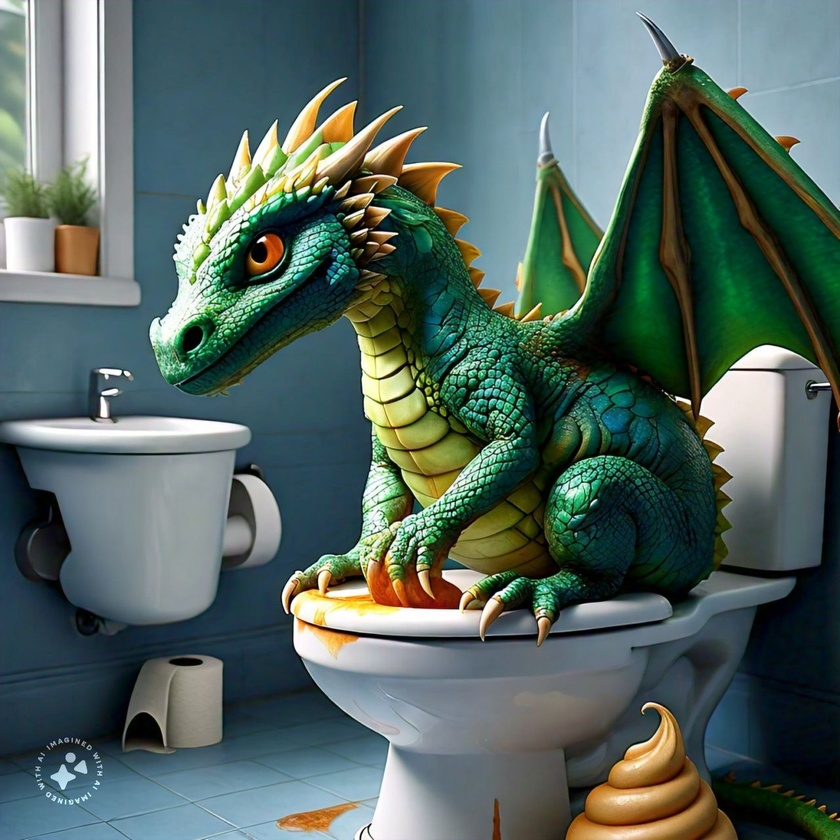
#> input picture Digit Recognizer/Math for ML/jpeg for SVD.jpeg, 840 x 840 px, shrunk from 1280 x 1280 before the run
$ jupyter execute SVD.ipynb
#> lines starting #> are read from the running program, lines starting #| are printed output that depends on the picture
## 📌 `sklearn.decomposition` and SVD

The `sklearn.decomposition` module provides dimensionality reduction tools such as **PCA** and **TruncatedSVD**, both based on **Singular Value Decomposition (SVD)** ✨.

- 📊 **PCA** uses SVD to extract principal components after mean-centering the data.
- 🧠 **TruncatedSVD** applies SVD without mean-centering, making it suitable for **sparse data** and **text analysis** (e.g., **Latent Semantic Analysis**).

# 🔍 SVD
## Singular Value Decomposition

SVD is a powerful matrix factorization technique that decomposes a matrix $A$ into three components:

### ⚙️ Decomposition
1. $A$ is factorized as $A = U \Sigma V^T$
2. $U$ and $V$ are **orthogonal matrices**:
   - $U^T U = I$
   - $V^T V = I$
3. $\Sigma$ is a **diagonal matrix** with non-negative **singular values** $\sigma_i$, sorted in descending order.

### 📌 Applications
SVD is widely used in:
- 📉 Dimensionality reduction
- 🔇 Noise filtering
- 🖼️ Image compression
- 📦 Data compression

---

### 🧮 SVD Formula
$$
A = U \cdot \Sigma \cdot V^T
$$

Where:
- $A$ is an $m \times n$ matrix
- $\Sigma$ is an $m \times n$ diagonal matrix with singular values $\sigma_i$
- $U$ is an $m \times m$ orthogonal matrix of **left singular vectors** ($\mathbf{u}_i$)
- $V^T$ is an $n \times n$ orthogonal matrix of **right singular vectors** ($\mathbf{v}_i^T$)


>### 📌 Explicit Matrix Representation
>$$\begin{bmatrix}a_{11} & a_{12} & \dots & a_{1n} \\a_{21} & a_{22} & \dots & a_{2n} \\\vdots & \vdots & \ddots & \vdots \\a_{m1} & a_{m2} & \dots & a_{mn}\end{bmatrix}=\begin{bmatrix}\mathbf{u_1} \\\mathbf{u_2} \\\vdots \\\mathbf{u_m}\end{bmatrix}\cdot\begin{bmatrix}\sigma_1 & 0 & \dots & 0 \\0 & \sigma_2 & \dots & 0 \\\vdots & \vdots & \ddots & \vdots \\0 & 0 & \dots & \sigma_r \\0 & 0 & \dots & 0 \\\vdots & \vdots & \ddots & \vdots \\0 & 0 & \dots & 0\end{bmatrix}\cdot\begin{bmatrix}\mathbf{v_1^T} & \mathbf{v_2^T} & \dots & \mathbf{v_n^T}\end{bmatrix}$$

### 🔹 SVD Properties
- The **rank** of $A$ equals the number of non-zero singular values in $\Sigma$.
- The **first few singular values** capture most of the variance in the data.
- **Low-rank approximation**: Truncating $\Sigma$ enables an efficient approximation of $A$ while reducing data size.

---

### 🔹 Applications
✔ **Dimensionality Reduction** – Used in **PCA** to extract key features.
✔ **Noise Reduction** – Filters out low-energy (less significant) components.
✔ **Recommender Systems** – Supports latent factor models for personalized suggestions.
✔ **Image Compression** – Retains essential visual structure while reducing file size.
✔ **Latent Semantic Analysis (LSA)** – In NLP, identifies patterns between documents and the terms they contain.

[cell 1]
import numpy as np
import matplotlib.pyplot as plt
from sklearn.linear_model import LinearRegression
from PIL import Image
from scipy.interpolate import interp1d

### 🧪 Simple Example: SVD on a Matrix using NumPy

Here's a minimal example showing how to perform **Singular Value Decomposition** using `numpy.linalg.svd`:

[cell 2]
A = np.array([[0, 0.25, 0],
                   [-2, 0, 0]])

u, s, vt = np.linalg.svd(A)

[cell 3]
# convert Σ (s) to a matrix with the correct shape.
sigma = np.zeros_like(A, dtype=float)
np.fill_diagonal(sigma, s)


print("U".ljust(20) + "Σ".ljust(20) + "Vᵀ")
for row_u, row_s, row_v in zip(u.tolist(), sigma.tolist(), vt.T.tolist()):
    line = (str(row_u).ljust(20) +
            str(row_s).ljust(20) +
            str(row_v))
    print(line)

> ### ⚠️ Important:
>
> - `np.linalg.svd()` returns **Σ** (singular values) as a **1D vector**, not a diagonal matrix.
> - To reconstruct the original matrix, you need to convert Σ into a diagonal matrix of appropriate shape.
```python
# convert Σ (s) to a matrix with the correct shape.
sigma = np.zeros_like(A, dtype=float)
np.fill_diagonal(sigma, s)
```

#### 🔄 Reconstructing the Matrix from SVD:

[cell 4]
reconstructed_matrix  = u @ sigma @ vt
reconstructed_matrix

# 🔄 One Use: Linear Approximation

One interesting application of **SVD** is **linear approximation**, which can be used in a variety of machine learning tasks, similarly to **linear regression**.

### ⚙️ How it works:
- **SVD-based approximation** is essentially a way to approximate data in a lower-dimensional space.
- Just as **linear regression** finds a best-fit line by minimizing errors, **SVD** minimizes the reconstruction error by keeping only the most significant singular values.

### 📊 Example:
In machine learning, **SVD** can be used to find an approximate model of the data, capturing its most important features while reducing the dimensionality.

📝 **Key Points**:
- **Low-rank approximation** reduces the dimensionality, allowing for faster computations and simplified models.
- Similar to linear regression, **SVD** identifies the most important components of the data while minimizing error.

[cell 5]
# Define matrix A (features x samples)
A = np.array([[2, 1],
              [4, 3],
              [0, -2],
              [-2, -6]])

# Apply SVD
U, S, VT = np.linalg.svd(A)

# Keep only top k singular values for low-rank approximation
k = 1  # Number of singular values to keep
Sigma_k = np.zeros((U.shape[0], VT.shape[0]))
np.fill_diagonal(Sigma_k, S[:k])

# Reconstruct the approximation of A with reduced rank
A_approx = U[:, :k] @ Sigma_k[:k, :k] @ VT[:k, :]

# Calculate the average of the original dataset and Add the average back to the reconstructed dataset
avg_A_sum = sum(A) / A.shape[0]
A_approx += avg_A_sum


print("Original Matrix:\n", A)
print("\nLow-rank Approximation (k=1):\n", A_approx)

# 🔄 Comparing to Linear Regression

Now, let's compare the reconstructed dataset from **SVD** with a **Linear Regression** model to see how they align.

### ⚙️ Steps:
1. **Fit a Linear Regression model** using the first dimension as the independent variable and the second dimension as the dependent variable.
2. **Predict the values** of $y$ using the fitted linear model.
####  **Plot the results** of both the linear regression model and the SVD approximation.

[cell 6]
# Separate the dimensions
x = A[:, 0]
y = A[:, 1]

# Fit a linear regression model
model = LinearRegression()
model.fit(x.reshape(-1, 1), y)

# Predict y values using the model
y_pred = model.predict(x.reshape(-1, 1))


# SVD Reconstruction Line (from the approximated A)
x2 = A_approx[:, 0]
y2 = A_approx[:, 1]

plt.plot(x2, y2, marker='o', linestyle='-', color='g', label='svd dim reconstructed')

plt.scatter(x, y, label='Original Dataset')
plt.plot(x, y_pred, color='red', label='LinearRegression model')

plt.xlabel('Dimension 1')
plt.ylabel('Dimension 2')
plt.title('Dataset with Trend Line')
plt.legend()
plt.grid(True)
plt.show()
#> in comper_two, image is the input picture: PIL image 840x840 RGB; mean R, G, B 83, 102.1, 96.4

We will notice that the methods lead to **different approximations** because they are based on different error minimization strategies.
- **Linear Regression** minimizes the squared distance between the data points and the regression line, essentially finding the **k-dimensional hyperplane** that minimizes the squared distance to the data points along the (k+1)-st dimension.
- **SVD**, on the other hand, minimizes the squared distance from the points to the **plane** defined by the most significant singular vectors. It captures the best fit in a lower-dimensional subspace, thus approximating the data.

For more details, you can read [wolfram Least Squares Fitting on the difference between SVD and Linear Regression](https://mathworld.wolfram.com/LeastSquaresFitting.html).

### 🖼️ Image Compression Using SVD

- 📦 **Data compression** is the process of reducing the size of data while preserving its essential information. In the context of images, this means approximating an image matrix in a way that keeps most of the important features but uses fewer resources (e.g., memory or storage).

# 🔄 Let's Build the Function: Image Compression Comparison

Now, let's create a function that compares the compression of several images using **SVD**. This function will allow us to evaluate how different values of **k** (number of singular values kept) affect the quality and compression of the image.

[cell 7]
# Compressing an image using SVD
def img_compression(image_path, gray_boolean=False, compression=10):
#> called with image_path = 'jpeg for SVD.jpeg', gray_boolean = True, compression = 20
    image = Image.open(image_path)
    if gray_boolean:
        image = image.convert("L")

    # Convert image to matrix
    image_matrix = np.array(image)

    # Perform SVD
    u, s, vt = np.linalg.svd(image_matrix, full_matrices=False)
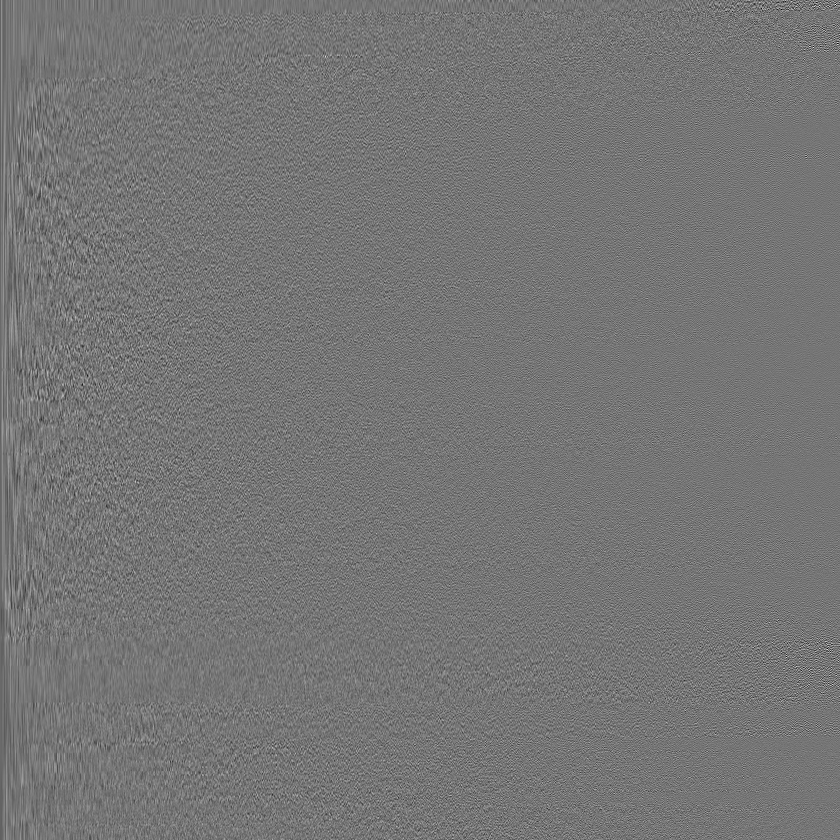
#> u: shape (840, 840) float64; min -0.271, max 0.316, mean -4.14e-05; drawn with min black and max white
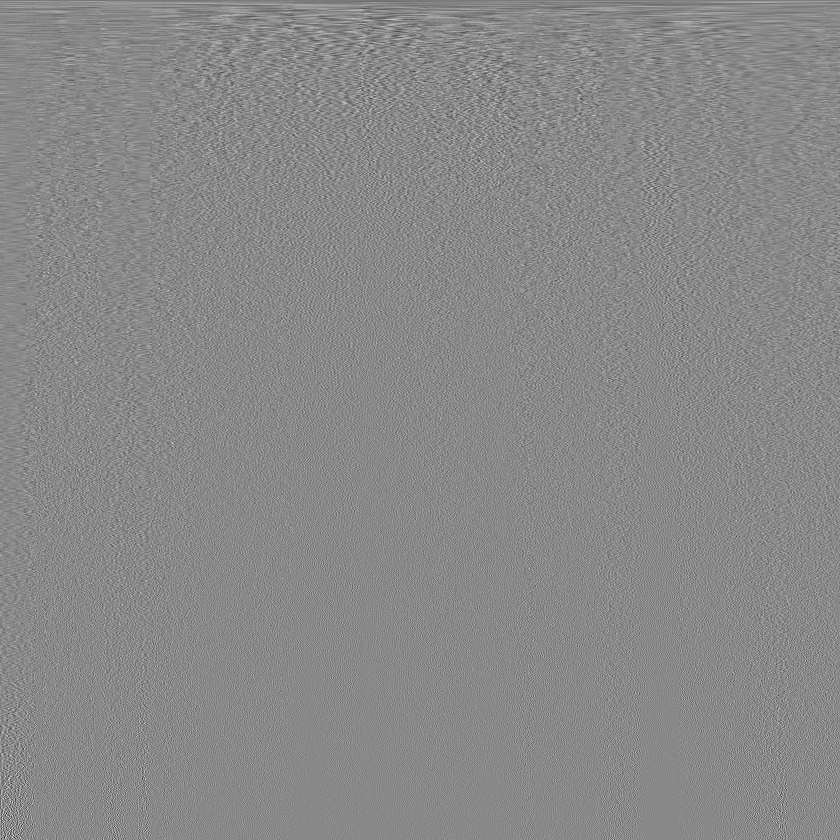
#> vt: shape (840, 840) float64; min -0.337, max 0.29, mean -3.26e-05; drawn with min black and max white
#> s = 840 values, max 83412.8 at index 0, min 0.00828 at index 839, mean 642.2

    # Compress by retaining top k singular values
    k = int(compression)
    compressed_s = np.diag(s[:k])
    compressed_u = u[:, :k]
    compressed_vt = vt[:k, :]

    # Reconstruct image
    reconstructed_image_matrix = compressed_u @ compressed_s @ compressed_vt
    return reconstructed_image_matrix

[cell 8]
# compresst_img=img_compression(image_path,True,tims)
def comper_two(image_path,tims=10,gray_boolean=False):


    image = Image.open(image_path)
    if (gray_boolean==True):
        image = image.convert("L")
        reconstructed_image_matrix = img_compression(image_path,gray_boolean,tims)
        cmap='gray'
    else:
        reconstructed_image_matrix = img_compression_color(image_path,tims)

    image_matrix = np.array(image)
    # Step 7: Display the original and reconstructed images
    plt.figure(figsize=(10, 5))

    # Original Image
    plt.subplot(1, 2, 1)
    if (gray_boolean==True):
        plt.imshow(image_matrix, cmap)
    else:
        plt.imshow(image_matrix)

    plt.title('Original Image')
    plt.axis('off')

    # Reconstructed Image
    plt.subplot(1, 2, 2)
    if (gray_boolean==True):
        plt.imshow(reconstructed_image_matrix, cmap)
    else:
        plt.imshow(reconstructed_image_matrix.astype(np.uint8))
    plt.title('Compressed Image by k: {} '.format(round(tims,2)))
    plt.axis('off')

    plt.show()
#> call 2 of img_compression, with image_path = 'jpeg for SVD.jpeg', gray_boolean = True, compression = 50
#> in img_compression (call 2), `reconstructed_image_matrix = compressed_u @ compressed_s @ compressed_vt`:
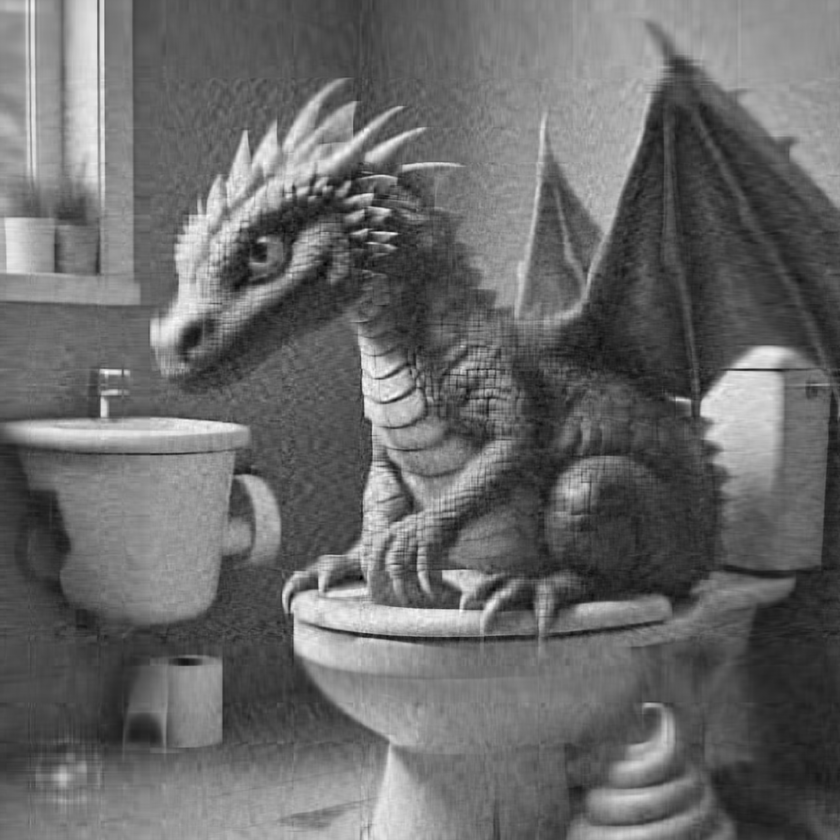
#> reconstructed_image_matrix: shape (840, 840) float64; min -45.45, max 293.6, mean 95.8; drawn with min black and max white
#> call 3 of comper_two, with image_path = 'jpeg for SVD.jpeg', tims = 200, gray_boolean = False

[cell 9]
def img_compression_color(image_path,compression=10):

    # Step 1: Load the image
#> called with image_path = 'jpeg for SVD.jpeg', compression = 200
    image = Image.open(image_path)


    # Step 3: Convert the image data into a matrix
    image_matrix = np.array(image)
    # Step 3: Separate color channels (assuming RGB image)
    red_channel = image_matrix[:, :, 0]
    green_channel = image_matrix[:, :, 1]
    blue_channel = image_matrix[:, :, 2]
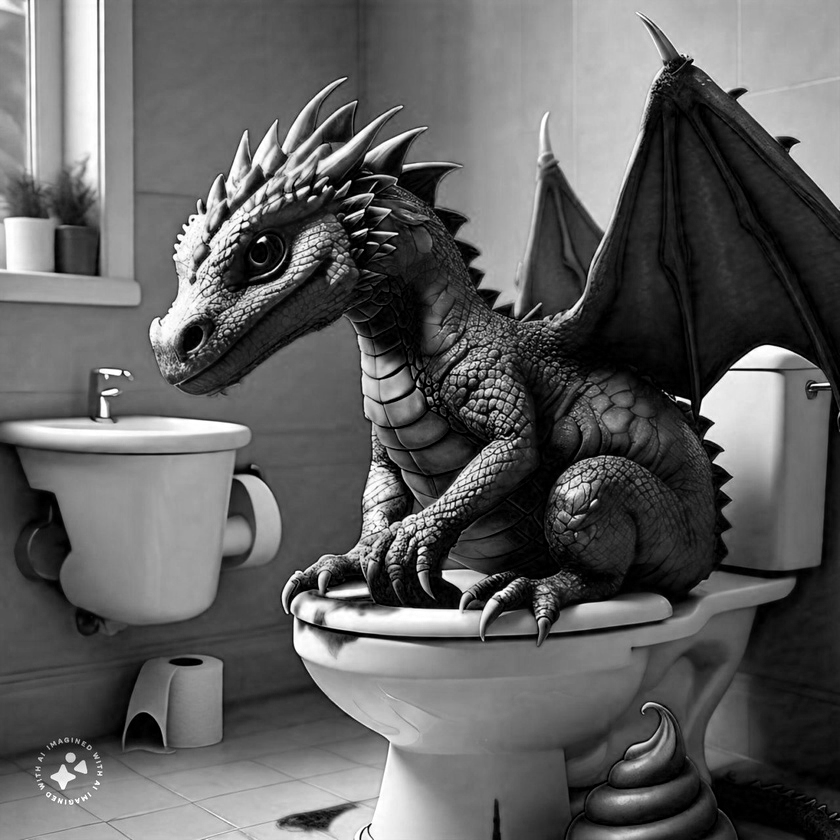
#> blue_channel: shape (840, 840); min 0, max 255, mean 96.4

    k =int(compression)
    # Step 4: Perform SVD on each color channel
    def compress_channel(channel, k):
#> called with k = 200
        u, s, vt = np.linalg.svd(channel, full_matrices=False)
#> s = 840 values, max 73441.1 at index 0, min 0.0116 at index 839, mean 650.4
        compressed_s = np.diag(s[:k])
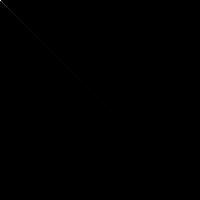
#> compressed_s: shape (200, 200) float64; min 0, max 73441.1, mean 11.6; drawn with min black and max white
        compressed_u = u[:, :k]
#> compressed_u: shape (840, 200) float64
        compressed_vt = vt[:k, :]
#> compressed_vt: shape (200, 840) float64
        reconstructed_channel = compressed_u @ compressed_s @ compressed_vt
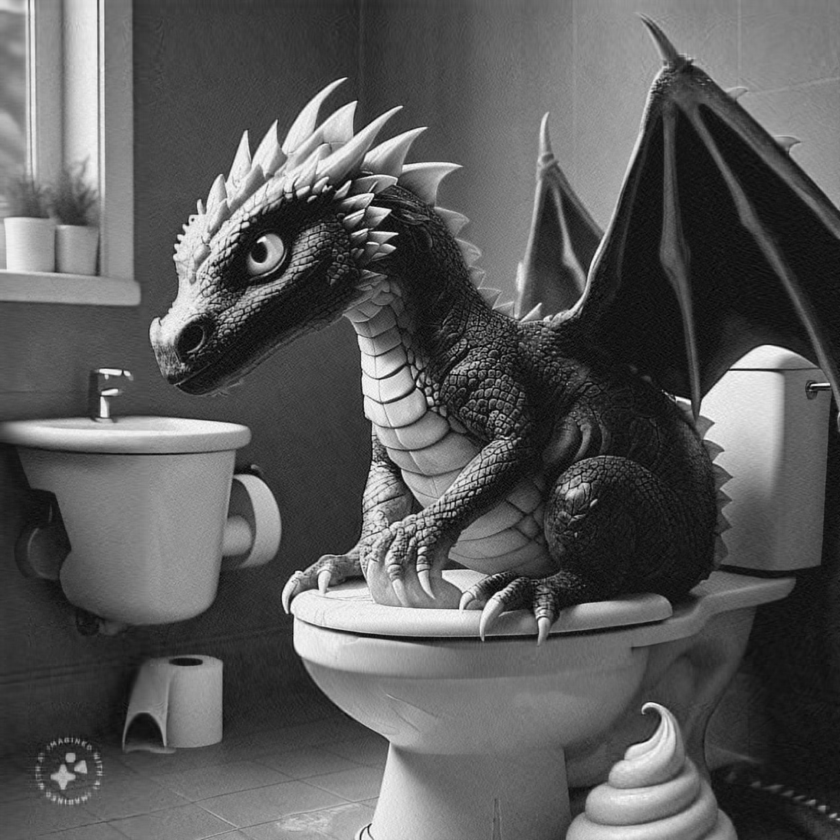
#> reconstructed_channel: shape (840, 840) float64; min -23.66, max 274.9, mean 83; drawn with min black and max white
        return reconstructed_channel

    # Step 4: Perform SVD on the image matrix
    #u, s, vt = np.linalg.svd(image_matrix, full_matrices=False)


    # Step 6: Compress each color channel
    compressed_red_channel = compress_channel(red_channel, k)
    compressed_green_channel = compress_channel(green_channel, k)
#> call 2 of compress_channel, with k = 200
#> in compress_channel (call 2), `u, s, vt = np.linalg.svd(channel, full_matrices=False)`: s = 840 values, max 88539.7 at index 0, min 0.00136 at index 839, mean 654.4
#> in compress_channel (call 2), `compressed_vt = vt[:k, :]`:
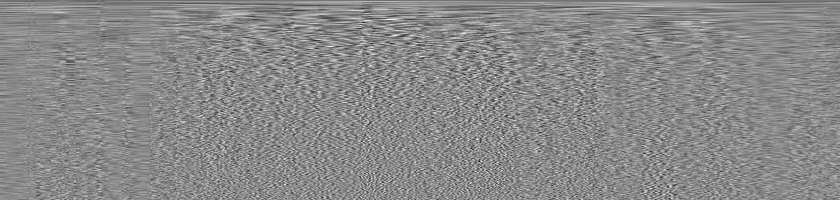
#> compressed_vt: shape (200, 840) float64; min -0.217, max 0.185, mean -0.000159; drawn with min black and max white
    compressed_blue_channel = compress_channel(blue_channel, k)
#> call 3 of compress_channel, with k = 200
#> in compress_channel (call 3), `u, s, vt = np.linalg.svd(channel, full_matrices=False)`: s = 840 values, max 84831.7 at index 0, min 0.0401 at index 839, mean 655.7
#> in compress_channel (call 3), `compressed_u = u[:, :k]`:
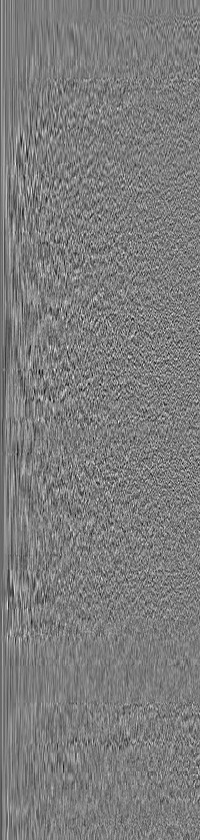
#> compressed_u: shape (840, 200) float64; min -0.184, max 0.19, mean -0.00021; drawn with min black and max white
#> in compress_channel (call 3), `compressed_vt = vt[:k, :]`:
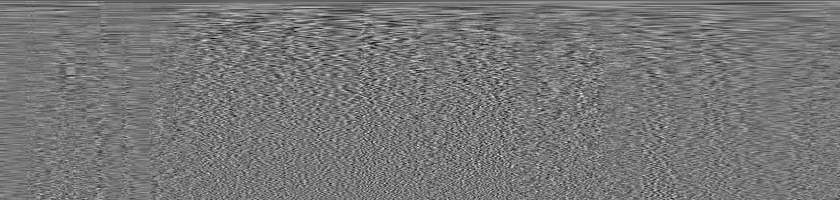
#> compressed_vt: shape (200, 840) float64; min -0.179, max 0.204, mean -0.000166; drawn with min black and max white

    # Step 7: Reconstruct the compressed image
    reconstructed_image = np.stack((compressed_red_channel, compressed_green_channel, compressed_blue_channel), axis=-1)

    # Step 6: Reconstruct the image using the compressed representation
    return reconstructed_image

[cell 10]
image_path = "jpeg for SVD.jpeg"
comper_two(image_path,20,True)
comper_two(image_path,50,True)
comper_two(image_path,200)
#> in comper_two (call 3), `plt.show()`:
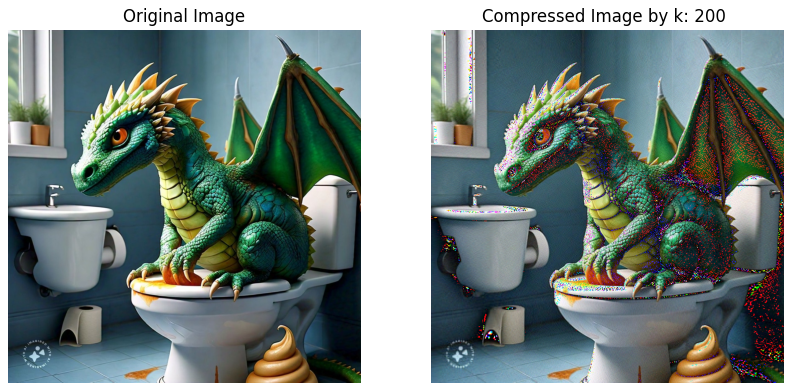
#> figure drawn by matplotlib, 2 panels
